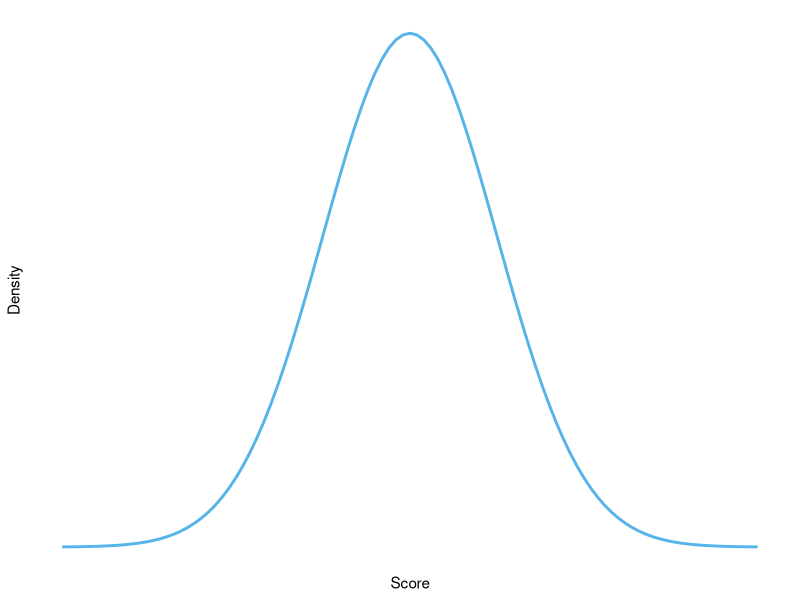
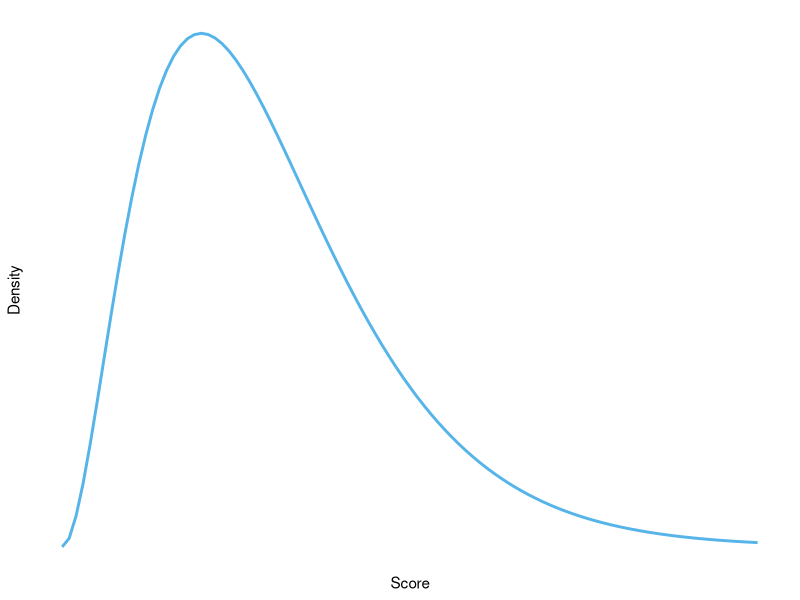
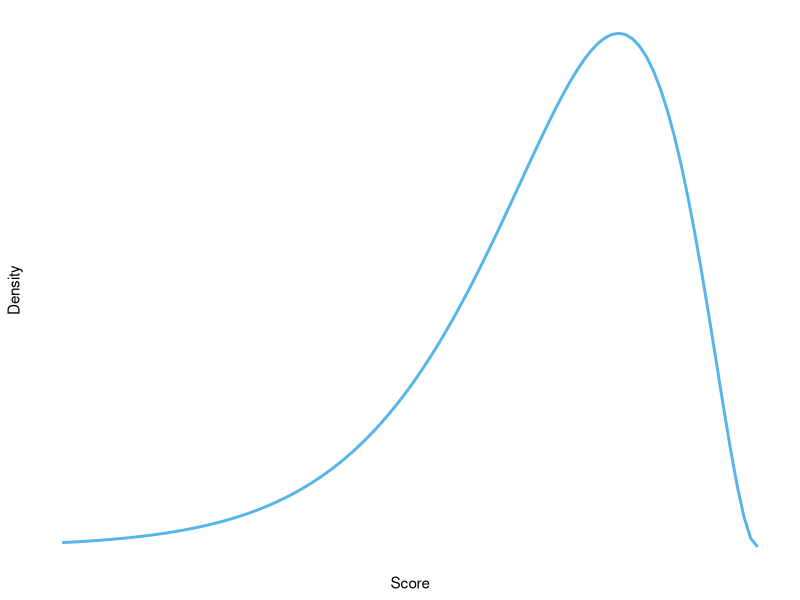

Source code (R) for these figures, in order:
## ---- chunk 1
knitr::opts_chunk$set(
  collapse = TRUE,
  comment = "#>",
  warning = FALSE,
  message = FALSE,
  echo = FALSE
)

library(magrittr)
library(dplyr)
library(ggplot2)
## ---- chunk 2

p1 <- ggplot2::ggplot(data = data.frame(x = c(-4, 4)), aes(x))
p1 +
  stat_function(fun = dnorm, n = 101, args = list(mean = 0, sd = 1), colour = "#56B4E9", size = 1) +
  labs(y = "Density", x = "Score") +
  scale_y_continuous(breaks = NULL) +
  scale_x_continuous(breaks = NULL) +
  theme_minimal()
## ---- chunk 3

p1 <- ggplot2::ggplot(data = data.frame(x = c(0, 20)), aes(x))
p1 +
  stat_function(fun = dchisq, args = list(df = 6), colour = "#56B4E9", size = 1) +
  labs(y = "Density", x = "Score") +
  scale_y_continuous(breaks = NULL) +
  scale_x_continuous(breaks = NULL) +
  theme_minimal()
## ---- chunk 4

p1 <- ggplot2::ggplot(data = data.frame(x = c(0, 20)), aes(x))
p1 +
  stat_function(fun = dchisq, args = list(df = 6), colour = "#56B4E9", size = 1) +
  labs(y = "Density", x = "Score") +
  scale_y_continuous(breaks = NULL) +
  scale_x_reverse(breaks = NULL) +
  theme_minimal()
## ---- chunk 5

score <- c(5, 13, 7, 14, 11, 9, 17)
error <- round(score-mean(score), 2)
error_2 <- round(error^2, 2)

ss.tib <- tibble::tibble(score, error, error_2)
names(ss.tib) <- c("Score", "Error (score - mean)", "Error squared")

## ---- chunk 6
knitr::kable(ss.tib)
## ---- chunk 7

Score <- c(18, 16, 18, 24, 23, 22, 22, 23, 26, 29, 32, 34, 34, 36, 36, 43, 42, 49, 46, 46, 57)
Mean <- round(rep(mean(Score), length(Score)), 2)
Difference <- Score - Mean
d2<-round(Difference^2, 2)

t7.tib <- tibble::tibble(Score, Mean, Difference, d2)
names(t7.tib)[4] <- "Difference squared"

## ---- chunk 8
knitr::kable(t7.tib)
## ---- chunk 9

score <- c(10, 16, 8, 9, 6, 8, 9, 11, 12, 19, 5)
error <- round(score-mean(score), 2)
error_2 <-round(error^2, 2)

t8.tib <- tibble::tibble(score, error, error_2)
names(t8.tib)<-c("Score", "Error (score - mean)", "Error squared")

## ---- chunk 10
knitr::kable(t8.tib)
## ---- chunk 11

score <- c(240,144,143,72,30,26,2,150,14,150,1657)
error <- round(score-mean(score), 2)
error_2 <- round(error^2, 2)

t9.tib <- tibble::tibble(score, error, error_2)
names(t9.tib)<-c("Score", "Error (score - mean)", "Error squared")

## ---- chunk 12
knitr::kable(t9.tib)
## ---- chunk 13

score <- c(240,144,143,72,30,26,2,150,14,150)
error <- round(score-mean(score), 2)
error_2 <- round(error^2, 2)

t10.tib <- tibble::tibble(score, error, error_2)
names(t10.tib) <- c("Score", "Error (score - mean)", "Error squared")

## ---- chunk 14
knitr::kable(t10.tib)
